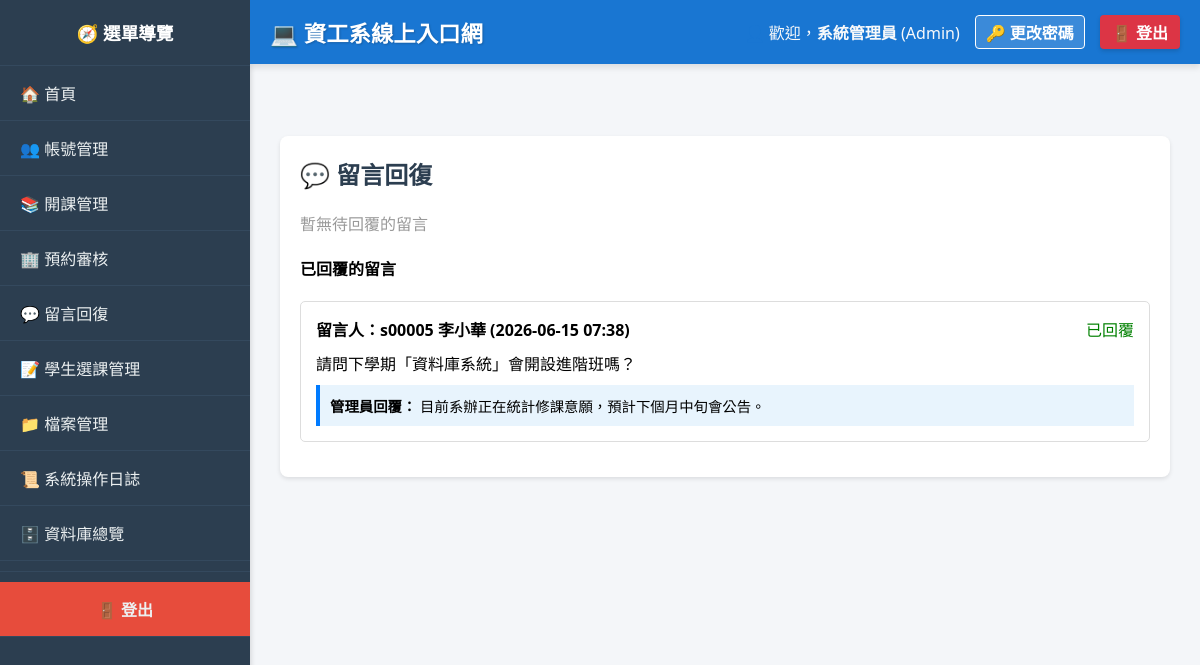
The app's page /index.php?page=review_messages (signed in), older data.
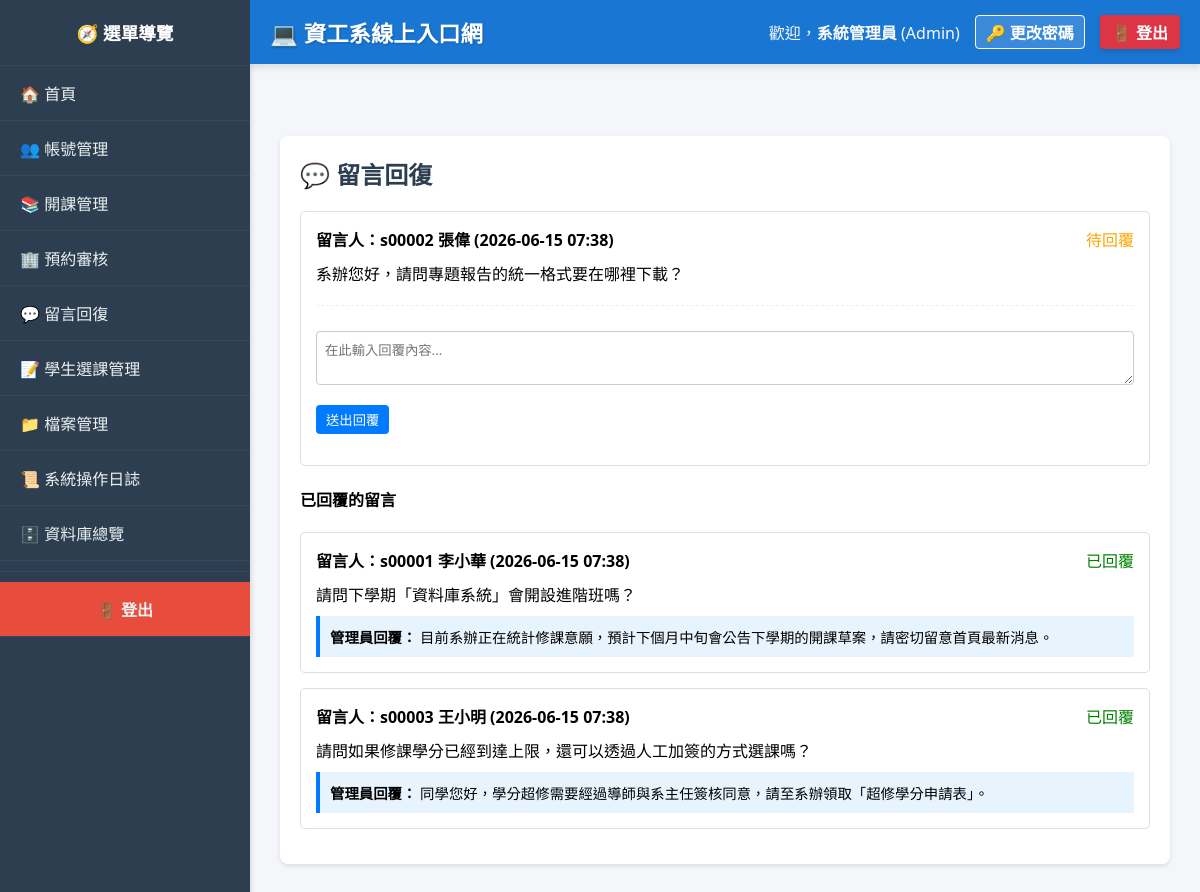
The same page, newer data.
### tables this page shows
CREATE TABLE Messages (
    message_id INT AUTO_INCREMENT PRIMARY KEY,
    sender_id INT NOT NULL,
    content TEXT NOT NULL,
    reply_content TEXT,
    created_at TIMESTAMP DEFAULT CURRENT_TIMESTAMP,
    is_public BOOLEAN DEFAULT FALSE,
    FOREIGN KEY (sender_id) REFERENCES Users(id) ON DELETE CASCADE
);

CREATE TABLE Students (
    student_id VARCHAR(50) PRIMARY KEY,
    user_id INT NOT NULL,
    name VARCHAR(100) NOT NULL,
    enrollment_year INT,
    FOREIGN KEY (user_id) REFERENCES Users(id) ON DELETE CASCADE
);

### modules/admin/review_messages.php (the view, shortened to what this page needs)
﻿<div class="card">
    <h2>💬 留言回復</h2>
    <?php
    if($_SESSION['role'] != 'Admin') {
        echo "<p style='color:red;'>只有管理員可以使用此功能。</p>";
    } else {
        $pending_messages = $conn->query(
            "SELECT m.message_id, u.username, s.name as student_name, s.student_id,
                    m.content, m.created_at
             FROM Messages m
             JOIN Users u ON m.sender_id = u.id
             LEFT JOIN Students s ON u.id = s.user_id
             WHERE m.reply_content IS NULL
             ORDER BY m.created_at DESC"
        );
        if($pending_messages->num_rows > 0) {
            while($msg = $pending_messages->fetch_assoc()) {
                echo "<div style='border:1px solid #ddd; padding:15px; border-radius:5px; margin-bottom:15px;'>";
                echo "<div style='display:flex; justify-content:space-between;'>";
                echo "<strong>留言人：" . htmlspecialchars($msg['student_id'] ?? $msg['username']) . " " . htmlspecialchars($msg['student_name'] ?? $msg['username']) . " (" . date('Y-m-d H:i', strtotime($msg['created_at'])) . ")</strong>";
                echo "<span style='color:orange;'>待回覆</span>";
                echo "</div>";
                echo "<p style='margin:10px 0;'>" . htmlspecialchars($msg['content']) . "</p>";
                echo "<hr style='border:0; border-top:1px dashed #eee;'>";
                echo "<form method='POST'>";
                echo "<textarea name='reply_content' rows='2' style='width:100%; padding:8px; border:1px solid #ccc; border-radius:4px;' placeholder='在此輸入回覆內容...'></textarea>";
                echo "<button type='submit' name='submit_reply' class='btn' style='margin-top:5px; background:#007bff; padding:5px 10px;'>送出回覆</button>";
                echo "</form>";
                echo "</div>";
            }
        } else {
            echo "<p style='color:#999;'>暫無待回覆的留言</p>";
        }
        $replied_messages = $conn->query(
            "SELECT m.message_id, u.username, s.name as student_name, s.student_id,
                    m.content, m.reply_content, m.created_at
             FROM Messages m
             JOIN Users u ON m.sender_id = u.id
             LEFT JOIN Students s ON u.id = s.user_id
             WHERE m.reply_content IS NOT NULL
             ORDER BY m.created_at DESC
             LIMIT 5"
        );
        if($replied_messages->num_rows > 0) {
            echo "<h4>已回覆的留言</h4>";
            while($msg = $replied_messages->fetch_assoc()) {
                echo "<div style='border:1px solid #ddd; padding:15px; border-radius:5px; margin-bottom:15px;'>";
                echo "<div style='display:flex; justify-content:space-between;'>";
                echo "<strong>留言人：" . htmlspecialchars($msg['student_id'] ?? $msg['username']) . " " . htmlspecialchars($msg['student_name'] ?? $msg['username']) . " (" . date('Y-m-d H:i', strtotime($msg['created_at'])) . ")</strong>";
                echo "<span style='color:green;'>已回覆</span>";
                echo "</div>";
                echo "<p style='margin:10px 0;'>" . htmlspecialchars($msg['content']) . "</p>";
                echo "<div style='background:#e8f4fd; padding:10px; border-left:4px solid #007bff; margin-top:10px;'>";
                echo "<p style='margin:0; font-size:0.9em;'><strong>管理員回覆：</strong> " . htmlspecialchars($msg['reply_content']) . "</p>";
                echo "</div>";
                echo "</div>";
            }
        }
    }
    ?>
</div>

Row changes from the older to the newer data that the page shows:
added messages: students.student_id "s00002", students.name "張偉", created_at "2026-06-15 07:38", content "系辦您好，請問專題報告的統一格式要在哪裡下載？", shown under "💬 留言回復"
changed messages "請問下學期「資料庫系統」會開設進階班嗎？": students.student_id "s00005" → "s00001"; reply_content "目前系辦正在統計修課意願，預計下個月中旬會公告。" → "目前系辦正在統計修課意願，預計下個月中旬會公告下學期的開課草案，請密切留意首頁最新消息。"
added messages: students.student_id "s00003", students.name "王小明", created_at "2026-06-15 07:38", content "請問如果修課學分已經到達上限，還可以透過人工加簽的方式選課嗎？", reply_content "同學您好，學分超修需要經過導師與系主任簽核同意，請至系辦領取「超修學分申請表」。", shown under "已回覆的留言"
Text that changed along with them:
text no longer shown: "暫無待回覆的留言"
